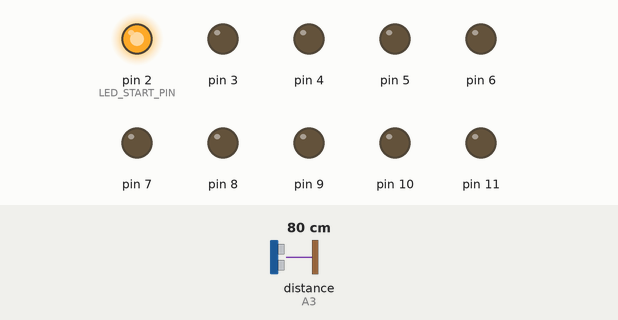
Bench run of a sketch on a simulated Arduino Uno, built with avr-gcc and run on an emulated ATmega328P. On the bench: output pins drawn as LEDs (lit = HIGH). The test bench sets the inputs (shaded band); at power-on: distance to the obstacle (sensor on A3) 80 cm. The echo pulse lasts 58.3 µs per cm.

Above: at 1.2 s.
1.3 s: distance to the obstacle (sensor on A3) set to 66 cm
2.8 s: distance to the obstacle (sensor on A3) set to 56 cm
At 3.6 s:
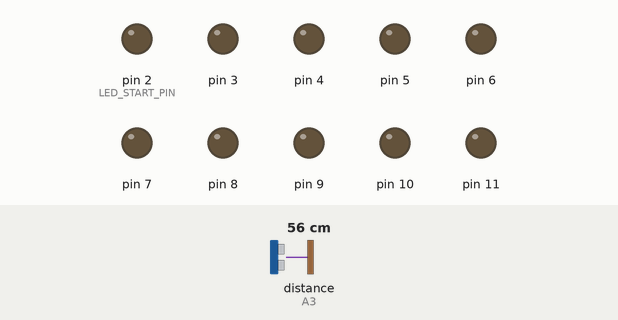
4.3 s: distance to the obstacle (sensor on A3) set to 120 cm
At 5.2 s:
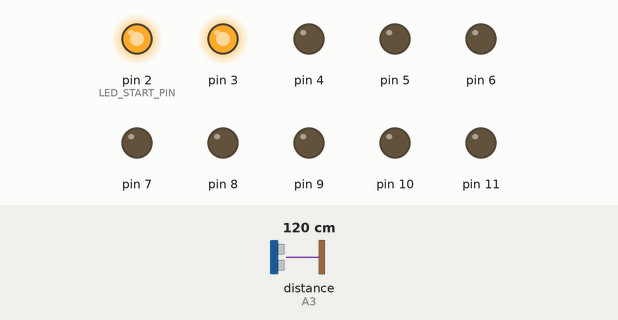
5.8 s: distance to the obstacle (sensor on A3) set to 94 cm
7.3 s: distance to the obstacle (sensor on A3) set to 88 cm
At 8.5 s:
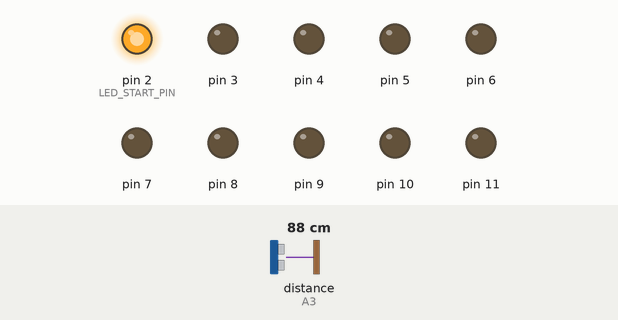
8.8 s: distance to the obstacle (sensor on A3) set to 2 cm
At 9.1 s:
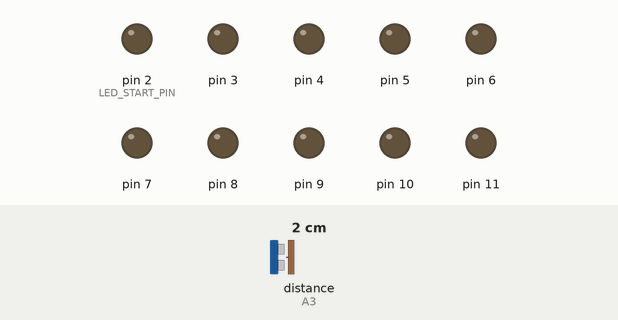
Timing chart, 0 to 11.3 s (numbered marks = the images above; inputs shaded):
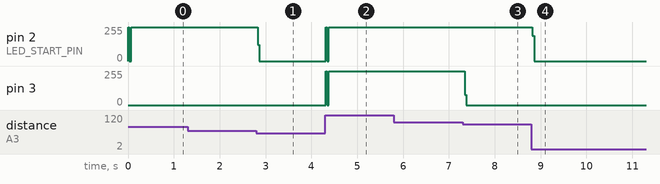

The sketch:

LEDArrayLights.ino
```cpp
#include <NewPing.h>


int waitTime = 80;
int lightState = 0; // 0 - off, 1 - on
unsigned long timer = 0;

#define TRIGGER_PIN  A2  // Arduino pin tied to trigger pin on the ultrasonic sensor.
#define ECHO_PIN     A3  // Arduino pin tied to echo pin on the ultrasonic sensor.
#define MAX_DISTANCE 400 // Maximum distance we want to ping for (in centimeters). Maximum sensor distance is rated at 400-500cm.
#define MAX_LEDS 10      // How Many LEDs there are
#define LED_START_PIN 2  // The pin the LEDs start and increase by 1

NewPing sonar(TRIGGER_PIN, ECHO_PIN, MAX_DISTANCE);

void setup() {
  // put your setup code here, to run once:

  for(int i = 0; i < MAX_LEDS; i ++ ) {
    pinMode(LED_START_PIN + i, OUTPUT);
    digitalWrite(LED_START_PIN + i, LOW);
  }
  Serial.begin(115200);

}

void loop() {
  //waitTime = sonar.ping_cm();
  //flashLights();
  // Distnace tied to lights ;(
  //int dist = sonar.ping_median(3);
  //dist = sonar.convert_cm(dist);
  int dist = sonar.ping_cm();
  if (dist > 0 ) {
    int numLights = map(dist, 30, MAX_DISTANCE - 50, 0, MAX_LEDS);
    lightLeds(numLights);
  }
//  Serial.print(sonar.ping_cm());
//  Serial.println(" cm");
  delay(5);

}

void flashLights() {
    // put your main code here, to run repeatedly:

  if (millis() - timer > waitTime) {
    if (lightState == 0) {
      for(int i = 0; i < MAX_LEDS; i ++ ) {
        digitalWrite(LED_START_PIN + i, HIGH);
      }
     lightState = 1;
    }
    else if (lightState == 1) {
      for(int i = 0; i < MAX_LEDS; i ++ ) {
        digitalWrite(LED_START_PIN + i, LOW);
      }
      lightState = 0;
    }
    timer = millis();
  } // end timer if
}

void lightLeds(int numLights) {
  // light up the leeeeds
  // dim leds first
  for(int i = 0; i < MAX_LEDS; i ++ ) {
    digitalWrite(LED_START_PIN + i, LOW);
  }

  for(int i = 0; i < numLights; i ++ ) {
    digitalWrite(LED_START_PIN + i, HIGH);
  }
}
```

Measured:
- the behaviour switches between 61 and 60 cm on distance to the obstacle (sensor on A3) (found by bisection; images 0 and 1)
- the behaviour switches between 92 and 91 cm on distance to the obstacle (sensor on A3) (found by bisection; images 2 and 3)
- after the input at 1.3 s, every drawn part: stays the same
- after the input at 2.8 s, pin 2 (LED_START_PIN): 254/255 → 0/255 at once
- after the input at 4.3 s, pin 2 (LED_START_PIN), pin 3: 0/255 → 254/255 at once
- after the input at 5.8 s, every drawn part: stays the same
- after the input at 7.3 s, pin 3: 254/255 → 0/255 at once
- after the input at 8.8 s, pin 2 (LED_START_PIN): 254/255 → 0/255 at once
